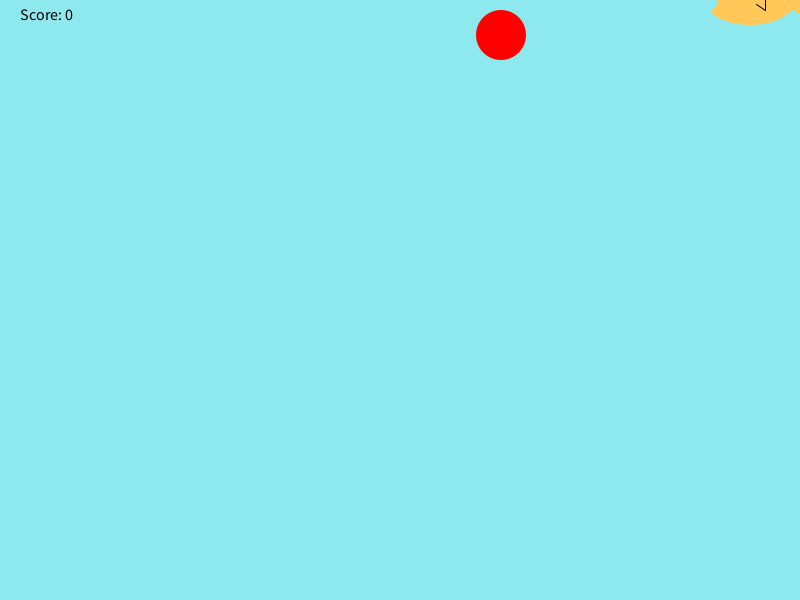
Frame 1 (no input)
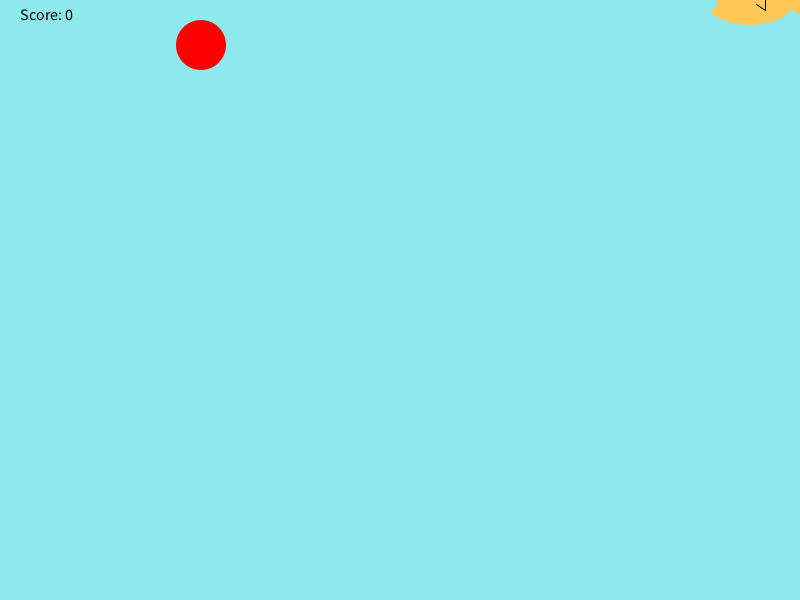
Frame 60 (the mouse pressed at the canvas centre just before this capture)
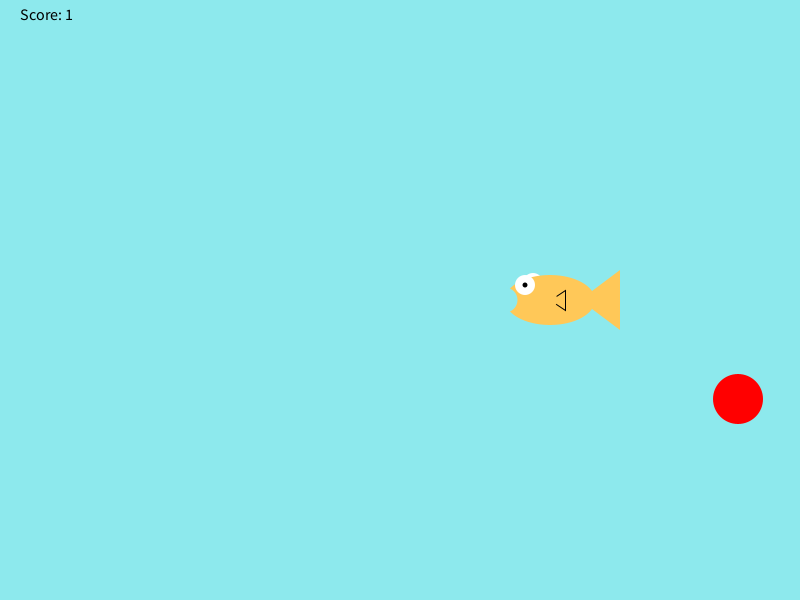
Frame 120 (the mouse held since frame 60 and released just before this capture)

The Processing sketch that drew these frames (run headless with seeded random() and noise(); from frame 60 on, the mouse is pressed at the canvas centre):

// Processing sketch: fishFeeder
// ── fishFeeder.pde

int x=(int) random(776);
int y=25;
int score=0;
int fishX=750;
boolean launched=false;


void setup() {
  size(800,600);
}

void draw() {
  if(score<10) {
  drawFish();
  y=y+10+score;
  noStroke();
  fill(255,0,0);
  ellipse(x,y,50,50);
  checkCatch();
  if (y>=600) {
    y=25;
    x=(int) random(776);
  }
  fill(0,0,0);
  textSize(16);
  text("Score: "+score,20,20);
  } else{
    fill(0,0,0);
   textSize(50);
   text("You win.",300,200);
  }
}

 void drawFish(){
   if (mousePressed && launched==false) {
     launched=true;
   }
   if (launched) {
     fishX=fishX-50;
     if (fishX<=0) {
       fishX=700;
       launched=false;
     }
   }
   
  background(141,233,237);
  noStroke();
  fill(255,255,255);
  ellipse(fishX-17,mouseY-17,20,20); //back side eye
  fill(255,200,88);
  ellipse(fishX,mouseY,90,50); //body
  triangle(fishX+30,mouseY,fishX+70,mouseY+30,fishX+70,mouseY-30); //tail
  stroke(0);
  triangle(fishX,mouseY,fishX+15,mouseY+10,fishX+15,mouseY-10); //side fin
  noStroke();
  fill(255,200,88);
  ellipse(fishX,mouseY,15,15); //side fin cover
  noStroke();
  fill(255,255,255);
  ellipse(fishX-25,mouseY-15,20,20); //front eye
  fill(0,0,0);
  ellipse(fishX-25,mouseY-15,5,5); //pupil
  fill(141,233,237);
  ellipse(fishX-45,mouseY,25,25);//mouth
   }


void checkCatch() {
  if (x>fishX && x<fishX+70) {
    if (y>mouseY && y<mouseY+30) {
      score++;
      println("Your score is now "+score);
      x=(int) random(776);
      y=25;
      } 
  }
}
